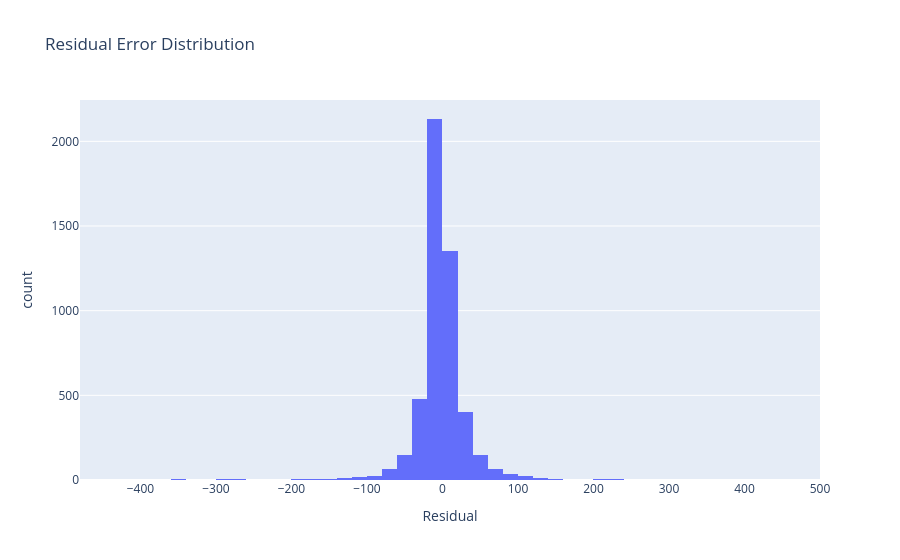

Write notebook code for a chart like this one.
### Code cell
prediction_df["Residual"] = (
    prediction_df["Actual AQI"] -
    prediction_df["Predicted AQI"]
)

fig = px.histogram(
    prediction_df,
    x="Residual",
    nbins=50,
    title="Residual Error Distribution"
)

fig.show()

### Figure 1 — Plotly figure (JSON) as saved in the notebook; plotly's stock layout.template omitted (floating-point values rounded to 4 significant figures; data arrays with more than 128 entries replaced by an {"elided": "..."} marker saying what was removed)
{"data": [{"bingroup": "x", "hovertemplate": "Residual=%{x}<br>count=%{y}<extra></extra>", "legendgroup": "", "marker": {"color": "#636efa", "pattern": {"shape": ""}}, "name": "", "nbinsx": 50, "orientation": "v", "showlegend": false, "type": "histogram", "x": {"elided": "4970 float values"}, "xaxis": "x", "yaxis": "y"}], "layout": {"barmode": "relative", "legend": {"tracegroupgap": 0}, "title": {"text": "Residual Error Distribution"}, "xaxis": {"anchor": "y", "domain": [0, 1], "title": {"text": "Residual"}}, "yaxis": {"anchor": "x", "domain": [0, 1], "title": {"text": "count"}}}}
